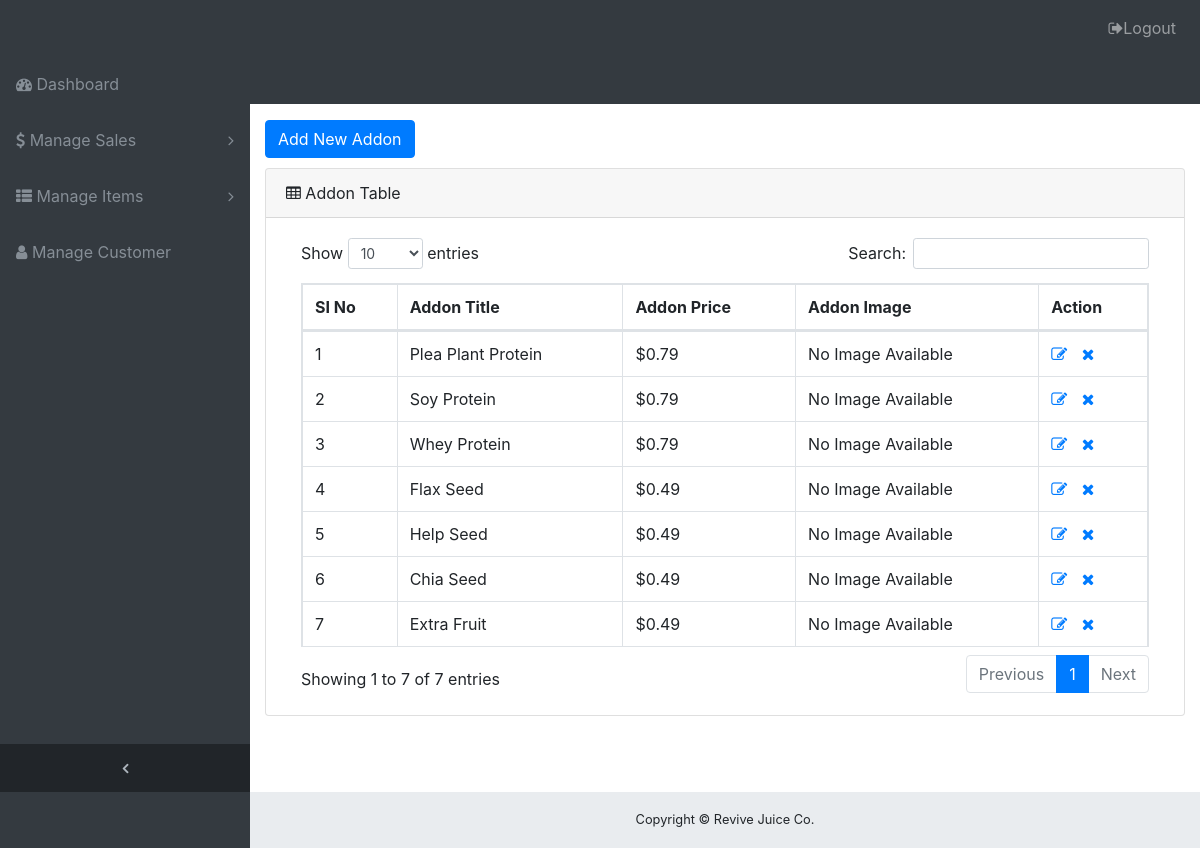
Page /addon-list.php (signed in) on the committed database.
### tables this page shows
CREATE TABLE `addons` (
  `id` int(10) NOT NULL,
  `title` varchar(100) NOT NULL,
  `image` varchar(100) DEFAULT NULL,
  `price` decimal(12,2) NOT NULL
);

### session.php (called while the page is built, shortened)
<?php
function isLoggedIn() {
	if (isset($_SESSION['email']) && $_SESSION['email'] != NULL) {
		return true;
	} else return false;
}

### addon-list.php (the view, shortened to what this page needs)
<?php include('session.php');?>
<?php
    if (!isLoggedIn()) {
        header("Location: login.php");
    } else echo "<br>Email: ".$_SESSION['email']."<br>";
?>
<?php include('header.php');?>
<?php
$db = db_connect();
$counter = 1;
if ($db) {
    $sql = "SELECT * FROM `addons` ORDER BY id DESC";
    $result = mysqli_query($db,$sql);
    }
?>
<div class="content-wrapper">
    <div class="container-fluid">
        <div class="btn-group" style="margin-bottom: 10px">
            <a class="btn btn-primary" href="addon-entry.php">Add New Addon</a>
        </div>
    <div class="card mb-3">
        <div class="card-header">
            <i class="fa fa-table"></i> Addon Table
        </div>
        <div class="card-body">
            <div class="table-responsive">
                <table class="table table-bordered" id="dataTable" width="100%" cellspacing="0">
                    <thead>
                        <tr>
                            <th>SI No</th>
                            <th>Addon Title</th>
                            <th>Addon Price</th>
                            <th>Addon Image</th>
                            <th>Action</th>
                        </tr>
                    </thead>
                    <tbody>
                        <?php
                        if (mysqli_num_rows($result) > 0) {
                        while ( $result_sets = mysqli_fetch_assoc($result)){
                        ?>
                        <tr>
                            <td><?php echo $counter ++;?></td>
                            <td><?php echo $result_sets['title'];?></td>
                            <td><?php echo "$".$result_sets['price'];?></td>
                            <?php if ($result_sets['image'] != NULL): ?>
                                <td><img src="images/uploads/<?php echo $result_sets['image']; ?>" width="auto" height="30px"></td>
                            <?php else: ?>
                                <td>No Image Available</td>
                            <?php endif; ?>
                            <td>
                                <span data-toggle="tooltip" data-placement="top" title="Edit this row" style="margin-right: 5px;"><a href="addon-edit.php?id=<?php echo $result_sets['id'];?>"><i class="fa fa-pencil-square-o"></i></span></a></span>
                                <span data-toggle="tooltip" data-placement="top" title="Delete this row" style="margin-left: 5px;"><a href="addon-delete-process.php?id=<?php echo $result_sets['id'];?>" onclick="return confirm('Are u sure want to delete this addon?')"><i class="fa fa-times"></i></span></a></span>
                            </td>
                        </tr>
                        <?php } }?>
                    </tbody>
                </table>
            </div>
        </div>
    </div>
</div>
<?php include('footer.php');?>

### css/sb-admin.css (style rules this page uses)
html { position: relative; min-height: 100%; }
body { overflow-x: hidden; }
body.sticky-footer { margin-bottom: 56px; }
body.sticky-footer .content-wrapper { min-height: calc(100vh - 56px - 56px); }
body.fixed-nav { padding-top: 56px; }
.content-wrapper { min-height: calc(100vh - 56px); padding-top: 1rem; }
.content-wrapper { overflow-x: hidden; background: white; }
@media (min-width: 992px) { .content-wrapper { margin-left: 250px; } }

### css/custom.css (style rules this page uses)
table.table-bordered.dataTable td:last-child, table.table-bordered.dataTable td:last-child { border-right: 1px solid #dee2e6 !important; }
table.table-bordered.dataTable td:first-child, table.table-bordered.dataTable td:first-child { border-left: 1px solid #dee2e6 !important; }
table.table-bordered.dataTable th:last-child, table.table-bordered.dataTable th:last-child { border-right: 1px solid #dee2e6 !important; }
table.table-bordered.dataTable th:first-child, table.table-bordered.dataTable th:first-child { border-left: 1px solid #dee2e6 !important; }
table.table-bordered.dataTable th, table.table-bordered.dataTable td { vertical-align: middle; }

### rows in the picture
addons: title "Plea Plant Protein", price "0.79", image "No Image Available"
addons: title "Soy Protein", price "0.79", image "No Image Available"
addons: title "Whey Protein", price "0.79", image "No Image Available"
addons: title "Flax Seed", price "0.49", image "No Image Available"
addons: title "Help Seed", price "0.49", image "No Image Available"
addons: title "Chia Seed", price "0.49", image "No Image Available"
addons: title "Extra Fruit", price "0.49", image "No Image Available"

### other values in the picture
$_SESSION['email'] "admin@gmail.com"
